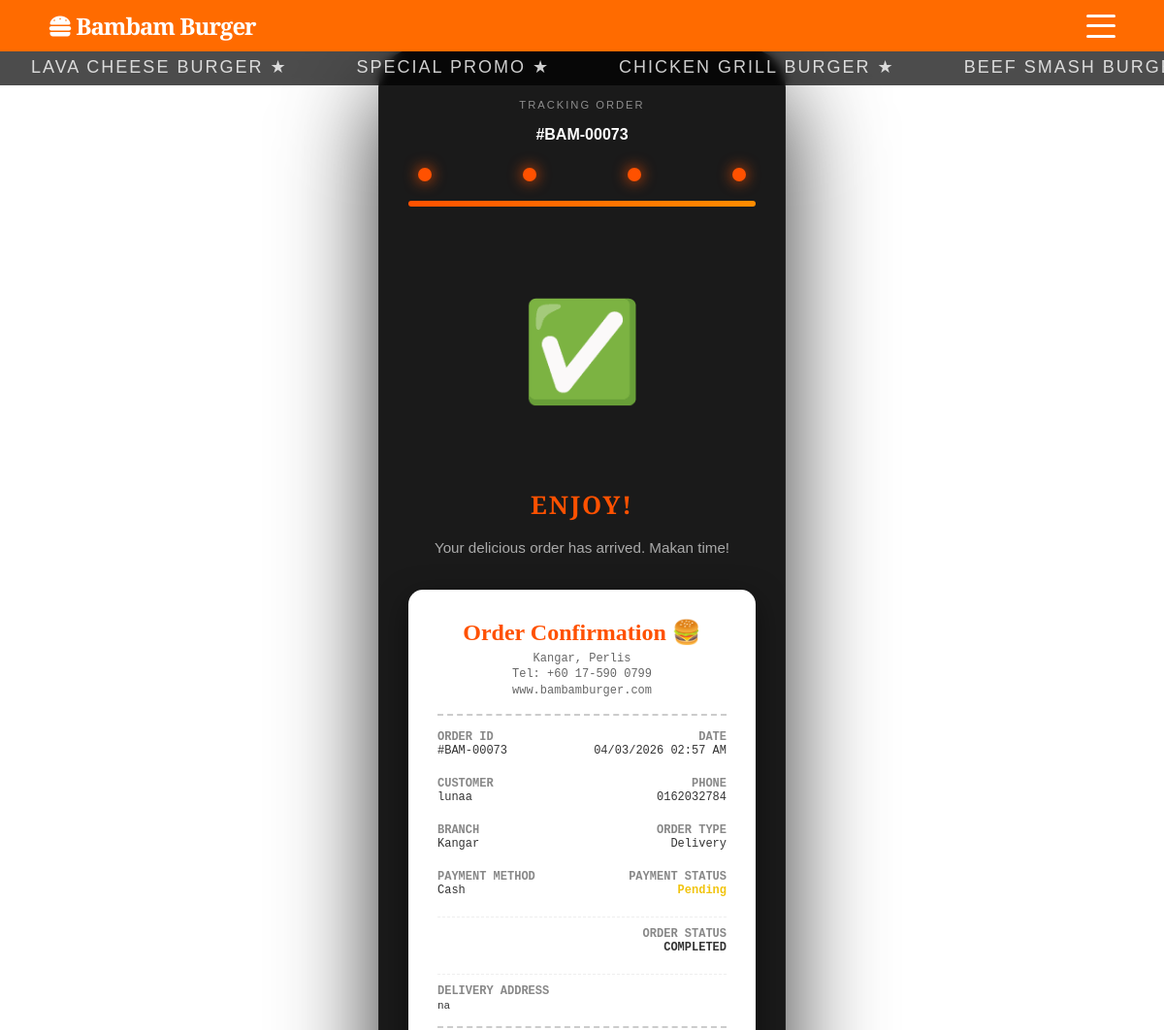
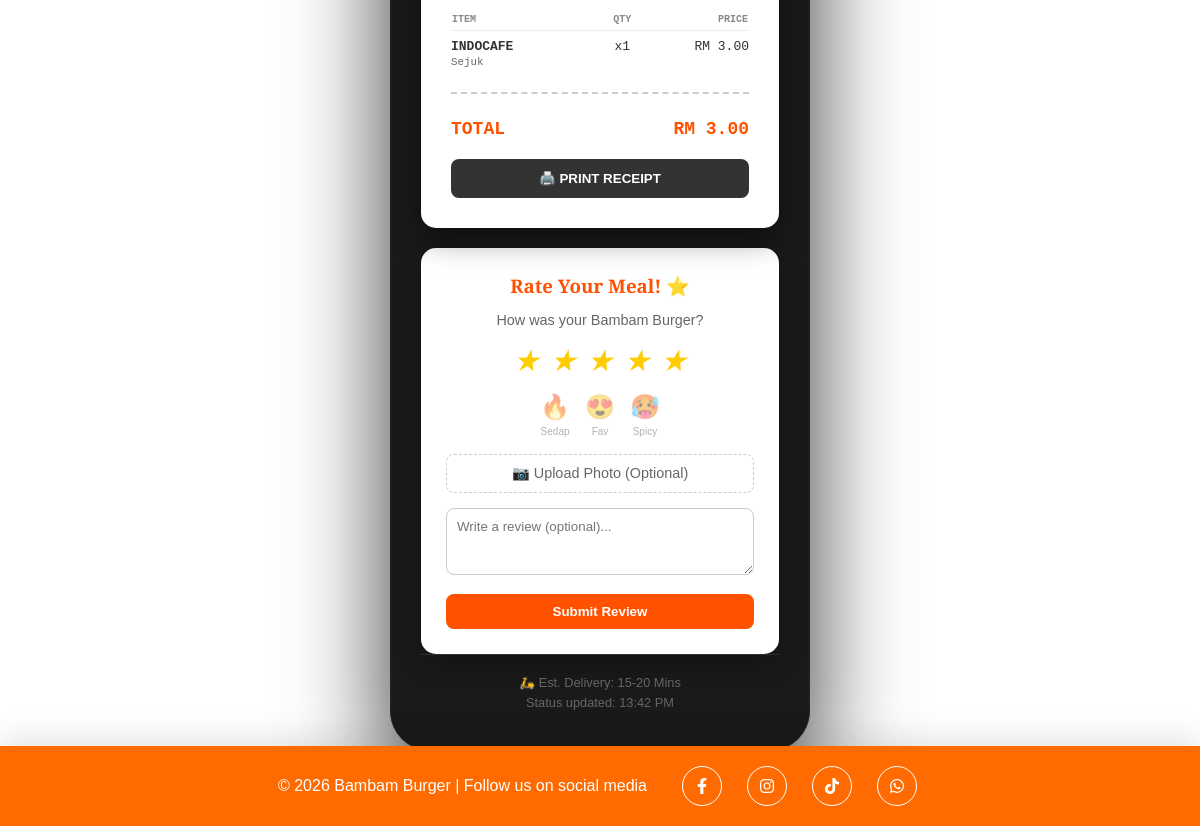
The app's page /receipt.php?id=73 (signed in) with its own data (2 pictures, top to bottom).
### tables this page shows
CREATE TABLE `orders` (
  `id` int NOT NULL,
  `user_id` int DEFAULT NULL,
  `branch` varchar(50) DEFAULT 'Main',
  `order_type` varchar(50) DEFAULT 'Dine-in',
  `customer_name` varchar(255) NOT NULL,
  `customer_phone` varchar(20) DEFAULT NULL,
  `total_amount` decimal(10,2) NOT NULL,
  `payment_method` varchar(50) NOT NULL,
  `payment_status` varchar(50) NOT NULL DEFAULT 'Pending',
  `paid_at` timestamp NULL DEFAULT NULL,
  `processed_by_staff_id` int DEFAULT NULL,
  `receipt_img` varchar(255) DEFAULT NULL,
  `status` varchar(50) DEFAULT 'Pending',
  `admin_reply` text,
  `review_is_approved` tinyint(1) NOT NULL DEFAULT '1',
  `created_at` timestamp NULL DEFAULT CURRENT_TIMESTAMP,
  `rating` int DEFAULT NULL,
  `review` text,
  `address` text
);

CREATE TABLE `order_items` (
  `id` int NOT NULL,
  `order_id` int NOT NULL,
  `item_name` varchar(255) NOT NULL,
  `variant` varchar(100) DEFAULT NULL,
  `protein` varchar(100) DEFAULT NULL,
  `price` decimal(10,2) NOT NULL,
  `qty` int NOT NULL,
  `customization` text
);

### receipt.php (the view, shortened to what this page needs)
<?php
include 'header.php';
$order_id = $_GET['id'] ?? 0;
$raw_status = 'pending';
if ($order_id) {
    $stmt = $pdo->prepare("
        SELECT o.*, u.name as staff_name
        FROM orders o
        LEFT JOIN users u ON o.processed_by_staff_id = u.id
        WHERE o.id = ?
    ");
    $stmt->execute([$order_id]);
    $order = $stmt->fetch();
    if ($order) {
        $raw_status = strtolower($order['status']);
        $isDelivery = isset($order['order_type']) && strtolower($order['order_type']) === 'delivery';
        $isPaid = isset($order['payment_status']) && $order['payment_status'] === 'Paid';
        $stmtItems = $pdo->prepare("SELECT * FROM order_items WHERE order_id = ?");
        $stmtItems->execute([$order_id]);
        $order_items = $stmtItems->fetchAll();
    }
} else {
    $isDelivery = false;
    $isPaid = false;
}
$status_map = [
    'pending'   => 'placed',
    'placed'    => 'placed',
    'confirmed' => 'placed',
    'preparing' => 'preparing',
    'cooking'   => 'preparing',
    'ready'     => 'delivery',
    'pickup'    => 'delivery',
    'delivery'  => 'delivery',
    'shipped'   => 'delivery',
    'completed' => 'delivered',
    'served'    => 'delivered',
    'delivered' => 'delivered'
];
$status = $status_map[$raw_status] ?? 'placed';
$stages = [
    'placed' => [
        'percent' => '25%',
        'title'   => 'ORDER PLACED',
        'desc'    => 'We have received your order. Hang tight!',
        'image'   => 'images/order_placed.png',
        'fallback' => '📋'
    ],
    'preparing' => [
        'percent' => '50%',
        'title'   => 'IN PROGRESS...',
        'desc'    => 'Your Bambam Burger is being expertly prepared.',
        'image'   => 'images/t1.png',
        'fallback' => '🔥'
    ],
    'delivery' => [
        'percent' => '75%',
        'title'   => $isDelivery ? 'ON THE WAY!' : 'READY FOR PICKUP',
        'desc'    => $isDelivery ? 'Our rider is speeding to your location.' : 'Your order is ready at the counter.',
        'image'   => $isDelivery ? 'images/delivery_scooter.png' : 'images/t1.png',
        'fallback' => $isDelivery ? '🛵' : '🛍️'
    ],
    'delivered' => [
        'percent' => '100%',
        'title'   => $isDelivery ? 'ENJOY!' : 'ORDER COLLECTED',
        'desc'    => $isDelivery ? 'Your delicious order has arrived. Makan time!' : 'Thank you for your order!',
        'image'   => 'images/t1.png',
        'fallback' => '✅'
    ]
];
$current = $stages[$status] ?? $stages['placed'];
?>
<div class="tracker-wrapper">
    <div class="bambam-tracker">
        <p style="font-size: 0.7rem; letter-spacing: 2px; opacity: 0.5; margin-bottom: 5px;">TRACKING ORDER</p>
        <p style="font-weight: bold; margin-bottom: 25px;">#BAM-<?php echo str_pad($order_id, 5, '0', STR_PAD_LEFT); ?></p>
        <div class="status-header">
            <div class="dot <?php echo ($status == 'placed' || $status == 'preparing' || $status == 'delivery' || $status == 'delivered') ? 'active' : ''; ?>"></div>
            <div class="dot <?php echo ($status == 'preparing' || $status == 'delivery' || $status == 'delivered') ? 'active' : ''; ?>"></div>
            <div class="dot <?php echo ($status == 'delivery' || $status == 'delivered') ? 'active' : ''; ?>"></div>
            <div class="dot <?php echo ($status == 'delivered') ? 'active' : ''; ?>"></div>
        </div>
        <div class="progress-bar-container">
            <div class="progress-fill"></div>
        </div>
        <div class="illustration-stage <?php echo ($status == 'preparing') ? 'glow-effect' : ''; ?>">
            <div class="status-fallback <?php echo ($status == 'preparing') ? 'anim-preparing' : (($status == 'delivery') ? 'anim-delivery' : ''); ?>"
                 style="display:none; font-size: 100px;"><?php echo $current['fallback']; ?></div>
        </div>
        <h2 class="status-title"><?php echo $current['title']; ?></h2>
        <p class="status-desc"><?php echo $current['desc']; ?></p>
        <?php if (!empty($order_items)): ?>
        <div class="receipt-card">
            <div class="receipt-header-section">
                <div class="receipt-logo"><?php echo $isPaid ? 'Official Receipt' : 'Order Confirmation'; ?> 🍔</div>
                <div class="receipt-info">
                    <?php echo htmlspecialchars($order['branch'] ?? 'Main Branch'); ?>, Perlis<br>
                    Tel: +60 17-590 0799<br>
                    www.bambamburger.com
                </div>
            </div>
            <div class="receipt-meta-grid">
                <div><div class="meta-label">ORDER ID</div><div>#BAM-<?php echo str_pad($order_id, 5, '0', STR_PAD_LEFT); ?></div></div>
                <div style="text-align:right;"><div class="meta-label">DATE</div><div><?php echo date('d/m/Y h:i A', strtotime($order['created_at'])); ?></div></div>
                <div style="margin-top:10px;"><div class="meta-label">CUSTOMER</div><div><?php echo htmlspecialchars($order['customer_name']); ?></div></div>
                <div style="text-align:right; margin-top:10px;"><div class="meta-label">PHONE</div><div><?php echo htmlspecialchars($order['customer_phone'] ?? 'N/A'); ?></div></div>
                <div style="margin-top:10px;"><div class="meta-label">BRANCH</div><div><?php echo htmlspecialchars($order['branch']); ?></div></div>
                <div style="text-align:right; margin-top:10px;"><div class="meta-label">ORDER TYPE</div><div><?php echo htmlspecialchars($order['order_type']); ?></div></div>
                <div style="margin-top:10px;"><div class="meta-label">PAYMENT METHOD</div><div><?php
                    $pm = $order['payment_method'];
                    echo ($pm === 'TnG') ? 'TnG E-Wallet' : (($pm === 'ToyyibPay') ? 'Online Banking (ToyyibPay)' : htmlspecialchars($pm));
                ?></div></div>
                <div style="text-align:right; margin-top:10px;"><div class="meta-label">PAYMENT STATUS</div><div style="font-weight:bold; color: <?php echo $isPaid ? '#2ecc71' : '#f1c40f'; ?>;"><?php echo htmlspecialchars($order['payment_status'] ?? 'Pending'); ?></div></div>
                <div style="text-align:right; margin-top:10px; grid-column: span 2; border-top:1px dashed #eee; padding-top:10px;"><div class="meta-label">ORDER STATUS</div><div id="receipt-status-text" style="text-transform:uppercase; font-weight:bold;"><?php echo htmlspecialchars($order['status']); ?></div></div>
                <?php if(!empty($order['address'])): ?>
                <div style="margin-top:10px; grid-column: span 2; border-top:1px dashed #eee; padding-top:10px;">
                    <div class="meta-label">DELIVERY ADDRESS</div>
                    <div style="font-size:11px; margin-top:2px;"><?php echo nl2br(htmlspecialchars($order['address'])); ?></div>
                </div>
                <?php endif; ?>
            </div>
            <table class="receipt-items-table">
                <thead>
                    <tr><th style="width:50%">ITEM</th><th style="width:15%; text-align:center;">QTY</th><th style="width:35%; text-align:right;">PRICE</th></tr>
                </thead>
                <tbody>
                    <?php foreach ($order_items as $item): ?>
                    <tr>
                        <td>
                            <strong><?php echo htmlspecialchars($item['item_name']); ?></strong>
                            <?php if($item['variant']): ?><br><small style="color:#666;"><?php echo htmlspecialchars($item['variant']); ?></small><?php endif; ?>
                        </td>
                        <td style="text-align:center;">x<?php echo $item['qty']; ?></td>
                        <td class="item-price">RM <?php echo number_format($item['price'] * $item['qty'], 2); ?></td>
                    </tr>
                    <?php endforeach; ?>
                </tbody>
            </table>
            <div class="receipt-total-section">
                <div class="total-row grand-total"><span>TOTAL</span><span>RM <?php echo number_format($order['total_amount'], 2); ?></span></div>
            </div>
            <button onclick="window.print()" class="print-btn">🖨️ Print Receipt</button>
        </div>
        <?php endif; ?>
        <?php
            $showRating = ($status == 'delivered' && empty($order['rating']));
        ?>
        <div class="rating-section" id="rating-card" style="display: <?php echo $showRating ? 'block' : 'none'; ?>;">
            <h3 style="margin:0 0 10px 0; color:#ff5100;">Rate Your Meal! ⭐</h3>
            <p style="font-size:0.9rem; color:#666;">How was your Bambam Burger?</p>
            <form method="POST" enctype="multipart/form-data">
                <div class="rating-stars">
                    <i class="star selected" onclick="setRating(1)">★</i><i class="star selected" onclick="setRating(2)">★</i><i class="star selected" onclick="setRating(3)">★</i><i class="star selected" onclick="setRating(4)">★</i><i class="star selected" onclick="setRating(5)">★</i>
                </div>
                <div class="reaction-group">
                    <label class="reaction-opt" onclick="selectReaction(this)">
                        <span>🔥</span><small>Sedap</small>
                    </label>
                    <label class="reaction-opt" onclick="selectReaction(this)">
                        <span>😍</span><small>Fav</small>
                    </label>
                    <label class="reaction-opt" onclick="selectReaction(this)">
                        <span>🥵</span><small>Spicy</small>
                    </label>
                </div>
                <div class="file-upload-wrapper">
                    <label for="review_img" class="file-upload-label">📷 Upload Photo (Optional)</label>
                </div>
                <textarea name="review" class="rating-textarea" rows="3" placeholder="Write a review (optional)..."></textarea>
                <button type="submit" class="btn-submit-rating">Submit Review</button>
            </form>
        </div>
        <div class="order-meta">
            <span>🛵 Est. Delivery: 15-20 Mins</span><br>
            <span style="margin-top: 5px; display: inline-block;">Status updated: <?php echo date('H:i A'); ?></span>
        </div>
    </div>
</div>
<?php include 'footer.php'; ?>

### header.php (style rules this page uses)
*, *::before, *::after { box-sizing: border-box; }
body { margin:0; font-family: 'Poppins', sans-serif; padding-bottom: 75px; background-color: #181818; color: #ffffff; position: relative; }
body::before { content: ""; position: fixed; top: 0; left: 0; width: 100%; height: 100%; background: url('images/ch.png') no-repeat center center fixed; background-size: cover; opacity: 0.08; z-index: -1; pointer-events: none; }
h1, h2, h3, h4, h5, h6 { font-family: 'Playfair Display', serif; }

### records on screen
orders: order_type+status "✅", order_type+status "ENJOY!", order_type+status "Your delicious order has arrived. Makan time!", branch "Kangar", created_at "04/03/2026 02:57 AM", customer_name "lunaa", customer_phone "0162032784", order_type "Delivery", payment_method "Cash", payment_status "Pending", status "COMPLETED", address "na", total_amount "3.00"
order_items: item_name "INDOCAFE", variant "Sejuk", qty "1", $item['price']*$item['qty'] "3.00"

### other values on screen
$item "LAVA CHEESE BURGER"
$item "SPECIAL PROMO"
$item "CHICKEN GRILL BURGER"
$item "BEEF SMASH…"
str_pad($order_id, 5, '0', STR_PAD_LEFT) "00073"
$t['footer_text'] "© 2026 Bambam Burger | Follow us on social media"
